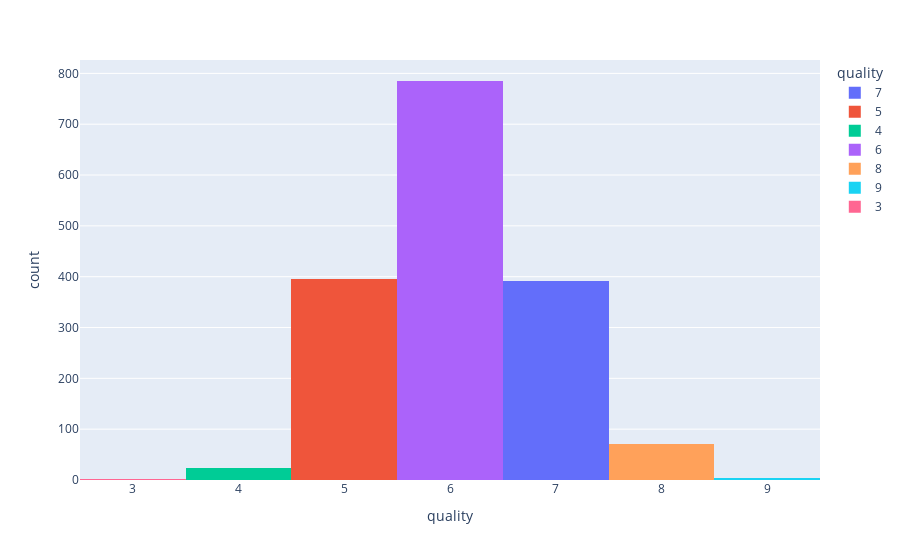

The notebook cell saved with this chart:
### Code cell
fig=px.histogram( data_frame = wines,
            x = wines['quality'],
            color = wines['quality'])
fig.show()

### Figure 1 — Plotly figure (JSON) as saved in the notebook; plotly's stock layout.template omitted (floating-point values rounded to 4 significant figures; data arrays with more than 128 entries replaced by an {"elided": "..."} marker saying what was removed)
{"data": [{"alignmentgroup": "True", "bingroup": "x", "hovertemplate": "quality=%{x}<br>count=%{y}<extra></extra>", "legendgroup": "7", "marker": {"color": "#636efa", "pattern": {"shape": ""}}, "name": "7", "offsetgroup": "7", "orientation": "v", "showlegend": true, "type": "histogram", "x": {"elided": "391 int values"}, "xaxis": "x", "yaxis": "y"}, {"alignmentgroup": "True", "bingroup": "x", "hovertemplate": "quality=%{x}<br>count=%{y}<extra></extra>", "legendgroup": "5", "marker": {"color": "#EF553B", "pattern": {"shape": ""}}, "name": "5", "offsetgroup": "5", "orientation": "v", "showlegend": true, "type": "histogram", "x": {"elided": "396 int values"}, "xaxis": "x", "yaxis": "y"}, {"alignmentgroup": "True", "bingroup": "x", "hovertemplate": "quality=%{x}<br>count=%{y}<extra></extra>", "legendgroup": "4", "marker": {"color": "#00cc96", "pattern": {"shape": ""}}, "name": "4", "offsetgroup": "4", "orientation": "v", "showlegend": true, "type": "histogram", "x": [4, 4, 4, 4, 4, 4, 4, 4, 4, 4, 4, 4, 4, 4, 4, 4, 4, 4, 4, 4, 4, 4, 4], "xaxis": "x", "yaxis": "y"}, {"alignmentgroup": "True", "bingroup": "x", "hovertemplate": "quality=%{x}<br>count=%{y}<extra></extra>", "legendgroup": "6", "marker": {"color": "#ab63fa", "pattern": {"shape": ""}}, "name": "6", "offsetgroup": "6", "orientation": "v", "showlegend": true, "type": "histogram", "x": {"elided": "785 int values"}, "xaxis": "x", "yaxis": "y"}, {"alignmentgroup": "True", "bingroup": "x", "hovertemplate": "quality=%{x}<br>count=%{y}<extra></extra>", "legendgroup": "8", "marker": {"color": "#FFA15A", "pattern": {"shape": ""}}, "name": "8", "offsetgroup": "8", "orientation": "v", "showlegend": true, "type": "histogram", "x": [8, 8, 8, 8, 8, 8, 8, 8, 8, 8, 8, 8, 8, 8, 8, 8, 8, 8, 8, 8, 8, 8, 8, 8, 8, 8, 8, 8, 8, 8, 8, 8, 8, 8, 8, 8, 8, 8, 8, 8, 8, 8, 8, 8, 8, 8, 8, 8, 8, 8, 8, 8, 8, 8, 8, 8, 8, 8, 8, 8, 8, 8, 8, 8, 8, 8, 8, 8, 8, 8], "xaxis": "x", "yaxis": "y"}, {"alignmentgroup": "True", "bingroup": "x", "hovertemplate": "quality=%{x}<br>count=%{y}<extra></extra>", "legendgroup": "9", "marker": {"color": "#19d3f3", "pattern": {"shape": ""}}, "name": "9", "offsetgroup": "9", "orientation": "v", "showlegend": true, "type": "histogram", "x": [9, 9, 9, 9], "xaxis": "x", "yaxis": "y"}, {"alignmentgroup": "True", "bingroup": "x", "hovertemplate": "quality=%{x}<br>count=%{y}<extra></extra>", "legendgroup": "3", "marker": {"color": "#FF6692", "pattern": {"shape": ""}}, "name": "3", "offsetgroup": "3", "orientation": "v", "showlegend": true, "type": "histogram", "x": [3], "xaxis": "x", "yaxis": "y"}], "layout": {"barmode": "relative", "legend": {"title": {"text": "quality"}, "tracegroupgap": 0}, "margin": {"t": 60}, "xaxis": {"anchor": "y", "categoryarray": [7, 5, 4, 6, 8, 9, 3], "categoryorder": "array", "domain": [0, 1], "title": {"text": "quality"}}, "yaxis": {"anchor": "x", "domain": [0, 1], "title": {"text": "count"}}}}
